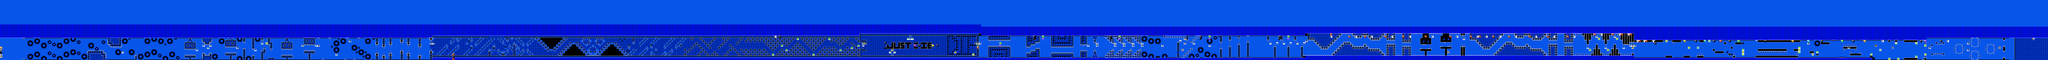

Below is a game level as drawn by its tile map, then a one-line description and the .tmx that defines it (tile-layer data replaced by summaries):
An orthogonal 910x27 tile map with 16x16 px tiles, 2 tile layers (SP, ...), 2 tilesets.

<map version="1.10" tiledversion="1.11.2" orientation="orthogonal" renderorder="right-down" width="910" height="27" tilewidth="16" tileheight="16" infinite="0" nextlayerid="3" nextobjectid="1">
 <editorsettings>
  <chunksize width="16" height="27" />
  <export target="../LEVELS/LEVEL DATA/stalemate.csv" format="csv" />
 </editorsettings>
 <tileset firstgid="1" name="famidash" tilewidth="16" tileheight="16" tilecount="256" columns="16">
  <image source="../GRAPHICS/famidash.bmp" width="256" height="256" />
 </tileset>
 <tileset firstgid="257" name="sprites" tilewidth="16" tileheight="16" tilecount="256" columns="16">
  <image source="../GRAPHICS/sprites.png" width="256" height="256" />
 </tileset>
 <layer id="1" width="910" height="27">
  <data>[24570 cells, 24570 non-empty, 111 distinct tile ids]</data>
 </layer>
 <layer id="2" name="SP" width="910" height="27">
  <data>[24570 cells, 206 non-empty, 45 distinct tile ids]</data>
 </layer>
</map>
